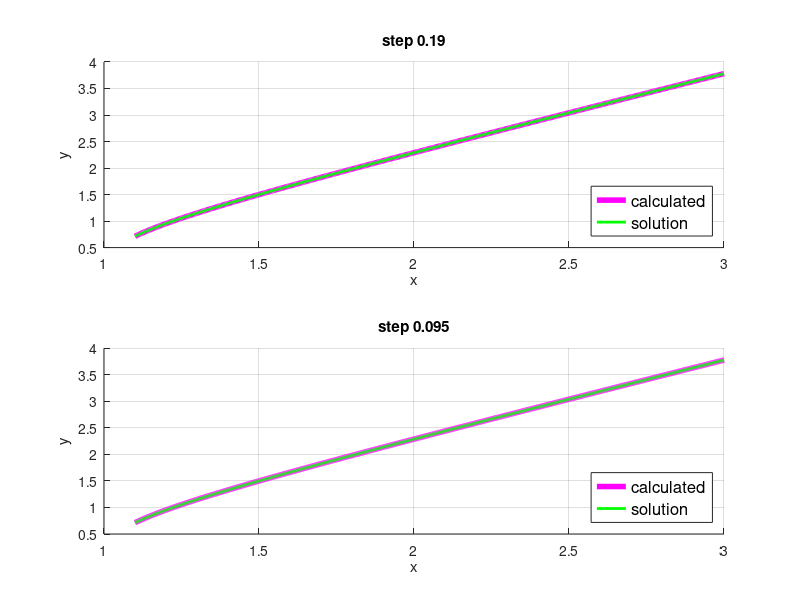
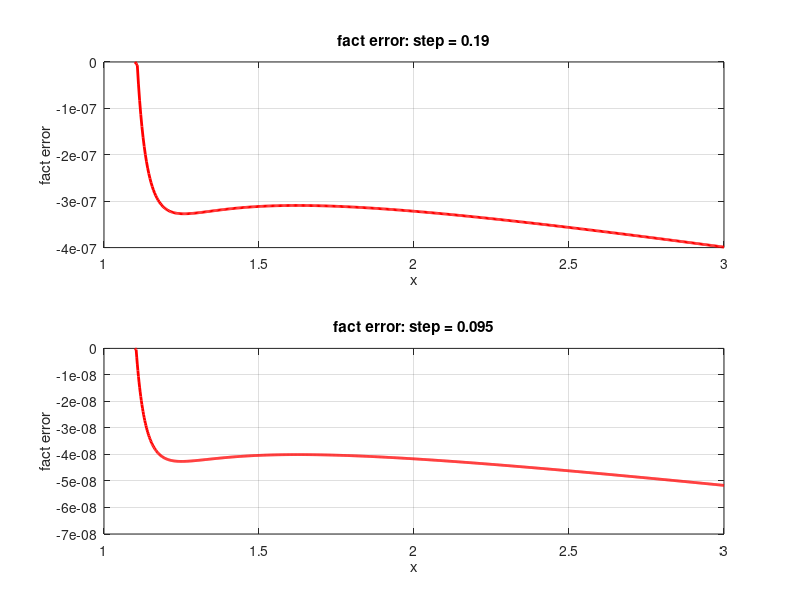
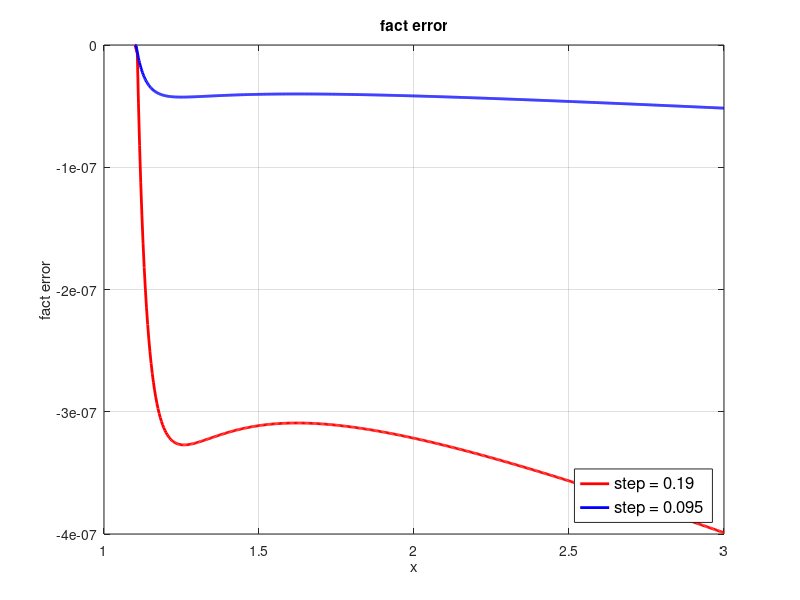
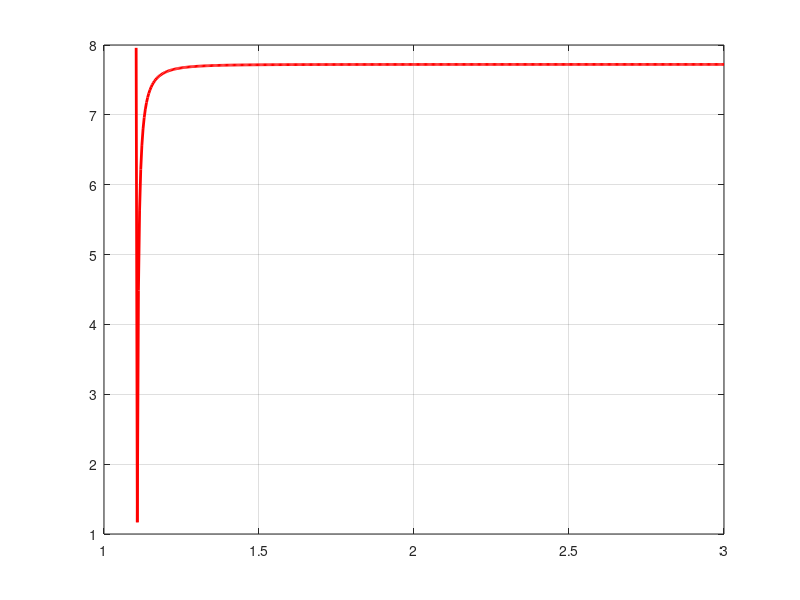

The MATLAB script that drew these images, in order:
%----------------------------------------------------
formatSpec = '%f %f';
sizeM = [2 Inf];
fileID = fopen('calc_sol_1.txt', 'r');
A = fscanf(fileID, formatSpec, sizeM);
fclose(fileID);
fileID = fopen('exact_sol_1.txt', 'r');
B = fscanf(fileID, formatSpec, sizeM);
fclose(fileID);

figure;
subplot(2, 1, 1);
xlabel('x');
ylabel('y');
title('step 0.19');
hold on;
n = size(A);
n = n(2);
plot(A(1, 1:n), A(2, 1:n), 'LineWidth', 4, 'Color', 'm');
hold on;
plot(B(1, 1:n), B(2, 1:n), 'LineWidth', 2, 'Color', 'g');
hold on;
grid on;
legend({'calculated', 'solution'}, 'Location', 'southeast', 'FontSize', 12);
errors_1_y = zeros(1, n);
errors_1_y(1, 1:n) = A(2, 1:n) - B(2, 1:n);
errors_1_x = A(1, 1:n);

formatSpec = '%f %f';
sizeM = [2 Inf];
fileID = fopen('calc_sol_2.txt', 'r');
A = fscanf(fileID, formatSpec, sizeM);
fclose(fileID);
fileID = fopen('exact_sol_2.txt', 'r');
B = fscanf(fileID, formatSpec, sizeM);
fclose(fileID);

subplot(2, 1, 2);
xlabel('x');
ylabel('y');
title('step 0.095');
hold on;
n = size(A);
n = n(2);
plot(A(1, 1:n), A(2, 1:n), 'LineWidth', 4, 'Color', 'm');
hold on;
plot(B(1, 1:n), B(2, 1:n), 'LineWidth', 2, 'Color', 'g');
hold on;
grid on;
legend({'calculated', 'solution'}, 'Location', 'southeast', 'FontSize', 12);
errors_2_y = zeros(1, n);
errors_2_y(1, 1:n) = A(2, 1:n) - B(2, 1:n);
errors_2_x = A(1, 1:n);

%----------------------------------------------------
figure;
subplot(2, 1, 1);
plot(errors_1_x, errors_1_y, 'LineWidth', 2, 'Color', 'r');
grid on;
xlabel('x');
ylabel('fact error');
title('fact error: step = 0.19');
hold on;

subplot(2, 1, 2);
plot(errors_2_x, errors_2_y, 'LineWidth', 2, 'Color', 'r');
grid on;
xlabel('x');
ylabel('fact error');
title('fact error: step = 0.095');
hold on;

figure; 
plot(errors_1_x, errors_1_y, 'LineWidth', 2, 'Color', 'r');
hold on;
plot(errors_2_x, errors_2_y, 'LineWidth', 2, 'Color', 'b');
hold on;
grid on;
xlabel('x');
ylabel('fact error');
title('fact error');
legend({'step = 0.19', 'step = 0.095'}, 'Location', 'southeast', 'FontSize', 12);

figure;
plot(errors_1_x(2:1:end), errors_1_y(2:end) ./ errors_2_y(3:2:end), 'LineWidth', 2, 'Color', 'r');
hold on;
grid on;

%----------------------------------------------------
formatSpec = '%f %f %f';
sizeM = [3 Inf];
fileID = fopen('dependence.txt', 'r');
A = fscanf(fileID, formatSpec, sizeM);
fclose(fileID);

figure;
loglog(A(1, 1:18), A(2, 1:18), 'LineWidth', 2, 'Color', 'm');
hold on;
loglog(A(1, 1:18), A(1, 1:18) .^ 3, 'LineWidth', 2, 'Color', 'r');
hold on;
xlabel('step');
ylabel('accuracy');
title('dependence between step and factual accuracy');
hold on;
grid on;
legend({'fact error (inf norm)', 'step^3'}, 'Location', 'southeast', 'FontSize', 12);

figure;
semilogx(A(1, 1:15), A(3, 1:15), 'LineWidth', 2, 'Color', 'r');
hold on;
xlabel('step');
ylabel('constant');
title('dependence between step and constant');
grid on;